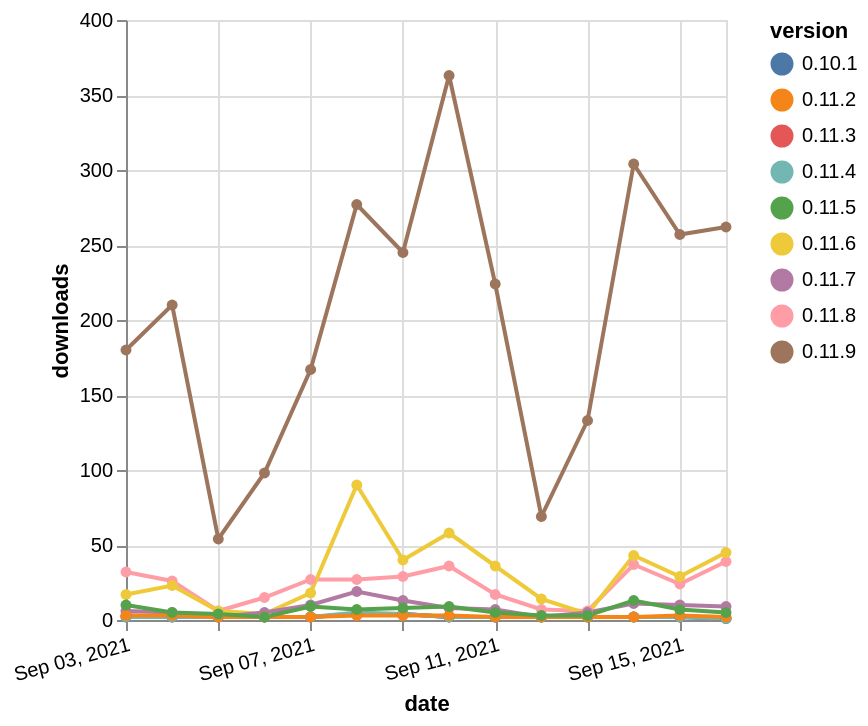

Write a Vega-Lite specification for this figure.
### Vega-Lite specification from a JSON file in a GitHub repository (floating-point values rounded to 4 significant figures)
{"$schema": "https://vega.github.io/schema/vega-lite/v5.json", "description": "A simple bar chart with embedded data.", "data": {"values": [{"date": "2021-09-03", "total": 111784, "delta": 32, "version": "0.11.8"}, {"date": "2021-09-04", "total": 111810, "delta": 26, "version": "0.11.8"}, {"date": "2021-09-05", "total": 111816, "delta": 6, "version": "0.11.8"}, {"date": "2021-09-06", "total": 111831, "delta": 15, "version": "0.11.8"}, {"date": "2021-09-07", "total": 111858, "delta": 27, "version": "0.11.8"}, {"date": "2021-09-08", "total": 111885, "delta": 27, "version": "0.11.8"}, {"date": "2021-09-09", "total": 111914, "delta": 29, "version": "0.11.8"}, {"date": "2021-09-10", "total": 111950, "delta": 36, "version": "0.11.8"}, {"date": "2021-09-11", "total": 111967, "delta": 17, "version": "0.11.8"}, {"date": "2021-09-12", "total": 111974, "delta": 7, "version": "0.11.8"}, {"date": "2021-09-13", "total": 111980, "delta": 6, "version": "0.11.8"}, {"date": "2021-09-14", "total": 112017, "delta": 37, "version": "0.11.8"}, {"date": "2021-09-15", "total": 112041, "delta": 24, "version": "0.11.8"}, {"date": "2021-09-16", "total": 112080, "delta": 39, "version": "0.11.8"}, {"date": "2021-09-03", "total": 3319, "delta": 3, "version": "0.11.3"}, {"date": "2021-09-04", "total": 3321, "delta": 2, "version": "0.11.3"}, {"date": "2021-09-05", "total": 3323, "delta": 2, "version": "0.11.3"}, {"date": "2021-09-06", "total": 3325, "delta": 2, "version": "0.11.3"}, {"date": "2021-09-07", "total": 3327, "delta": 2, "version": "0.11.3"}, {"date": "2021-09-08", "total": 3331, "delta": 4, "version": "0.11.3"}, {"date": "2021-09-09", "total": 3335, "delta": 4, "version": "0.11.3"}, {"date": "2021-09-10", "total": 3337, "delta": 2, "version": "0.11.3"}, {"date": "2021-09-11", "total": 3339, "delta": 2, "version": "0.11.3"}, {"date": "2021-09-12", "total": 3341, "delta": 2, "version": "0.11.3"}, {"date": "2021-09-13", "total": 3343, "delta": 2, "version": "0.11.3"}, {"date": "2021-09-14", "total": 3345, "delta": 2, "version": "0.11.3"}, {"date": "2021-09-15", "total": 3347, "delta": 2, "version": "0.11.3"}, {"date": "2021-09-16", "total": 3348, "delta": 1, "version": "0.11.3"}, {"date": "2021-09-03", "total": 3206, "delta": 2, "version": "0.10.1"}, {"date": "2021-09-04", "total": 3208, "delta": 2, "version": "0.10.1"}, {"date": "2021-09-05", "total": 3210, "delta": 2, "version": "0.10.1"}, {"date": "2021-09-06", "total": 3212, "delta": 2, "version": "0.10.1"}, {"date": "2021-09-07", "total": 3214, "delta": 2, "version": "0.10.1"}, {"date": "2021-09-08", "total": 3218, "delta": 4, "version": "0.10.1"}, {"date": "2021-09-09", "total": 3222, "delta": 4, "version": "0.10.1"}, {"date": "2021-09-10", "total": 3224, "delta": 2, "version": "0.10.1"}, {"date": "2021-09-11", "total": 3226, "delta": 2, "version": "0.10.1"}, {"date": "2021-09-12", "total": 3228, "delta": 2, "version": "0.10.1"}, {"date": "2021-09-13", "total": 3230, "delta": 2, "version": "0.10.1"}, {"date": "2021-09-14", "total": 3232, "delta": 2, "version": "0.10.1"}, {"date": "2021-09-15", "total": 3234, "delta": 2, "version": "0.10.1"}, {"date": "2021-09-16", "total": 3235, "delta": 1, "version": "0.10.1"}, {"date": "2021-09-03", "total": 37171, "delta": 17, "version": "0.11.6"}, {"date": "2021-09-04", "total": 37194, "delta": 23, "version": "0.11.6"}, {"date": "2021-09-05", "total": 37200, "delta": 6, "version": "0.11.6"}, {"date": "2021-09-06", "total": 37204, "delta": 4, "version": "0.11.6"}, {"date": "2021-09-07", "total": 37222, "delta": 18, "version": "0.11.6"}, {"date": "2021-09-08", "total": 37312, "delta": 90, "version": "0.11.6"}, {"date": "2021-09-09", "total": 37352, "delta": 40, "version": "0.11.6"}, {"date": "2021-09-10", "total": 37410, "delta": 58, "version": "0.11.6"}, {"date": "2021-09-11", "total": 37446, "delta": 36, "version": "0.11.6"}, {"date": "2021-09-12", "total": 37460, "delta": 14, "version": "0.11.6"}, {"date": "2021-09-13", "total": 37464, "delta": 4, "version": "0.11.6"}, {"date": "2021-09-14", "total": 37507, "delta": 43, "version": "0.11.6"}, {"date": "2021-09-15", "total": 37536, "delta": 29, "version": "0.11.6"}, {"date": "2021-09-16", "total": 37581, "delta": 45, "version": "0.11.6"}, {"date": "2021-09-03", "total": 9103, "delta": 2, "version": "0.11.4"}, {"date": "2021-09-04", "total": 9105, "delta": 2, "version": "0.11.4"}, {"date": "2021-09-05", "total": 9107, "delta": 2, "version": "0.11.4"}, {"date": "2021-09-06", "total": 9109, "delta": 2, "version": "0.11.4"}, {"date": "2021-09-07", "total": 9111, "delta": 2, "version": "0.11.4"}, {"date": "2021-09-08", "total": 9116, "delta": 5, "version": "0.11.4"}, {"date": "2021-09-09", "total": 9120, "delta": 4, "version": "0.11.4"}, {"date": "2021-09-10", "total": 9122, "delta": 2, "version": "0.11.4"}, {"date": "2021-09-11", "total": 9124, "delta": 2, "version": "0.11.4"}, {"date": "2021-09-12", "total": 9126, "delta": 2, "version": "0.11.4"}, {"date": "2021-09-13", "total": 9128, "delta": 2, "version": "0.11.4"}, {"date": "2021-09-14", "total": 9130, "delta": 2, "version": "0.11.4"}, {"date": "2021-09-15", "total": 9132, "delta": 2, "version": "0.11.4"}, {"date": "2021-09-16", "total": 9133, "delta": 1, "version": "0.11.4"}, {"date": "2021-09-03", "total": 34314, "delta": 6, "version": "0.11.7"}, {"date": "2021-09-04", "total": 34319, "delta": 5, "version": "0.11.7"}, {"date": "2021-09-05", "total": 34321, "delta": 2, "version": "0.11.7"}, {"date": "2021-09-06", "total": 34326, "delta": 5, "version": "0.11.7"}, {"date": "2021-09-07", "total": 34336, "delta": 10, "version": "0.11.7"}, {"date": "2021-09-08", "total": 34355, "delta": 19, "version": "0.11.7"}, {"date": "2021-09-09", "total": 34368, "delta": 13, "version": "0.11.7"}, {"date": "2021-09-10", "total": 34376, "delta": 8, "version": "0.11.7"}, {"date": "2021-09-11", "total": 34383, "delta": 7, "version": "0.11.7"}, {"date": "2021-09-12", "total": 34385, "delta": 2, "version": "0.11.7"}, {"date": "2021-09-13", "total": 34390, "delta": 5, "version": "0.11.7"}, {"date": "2021-09-14", "total": 34401, "delta": 11, "version": "0.11.7"}, {"date": "2021-09-15", "total": 34411, "delta": 10, "version": "0.11.7"}, {"date": "2021-09-16", "total": 34420, "delta": 9, "version": "0.11.7"}, {"date": "2021-09-03", "total": 3885, "delta": 3, "version": "0.11.2"}, {"date": "2021-09-04", "total": 3888, "delta": 3, "version": "0.11.2"}, {"date": "2021-09-05", "total": 3890, "delta": 2, "version": "0.11.2"}, {"date": "2021-09-06", "total": 3892, "delta": 2, "version": "0.11.2"}, {"date": "2021-09-07", "total": 3894, "delta": 2, "version": "0.11.2"}, {"date": "2021-09-08", "total": 3897, "delta": 3, "version": "0.11.2"}, {"date": "2021-09-09", "total": 3900, "delta": 3, "version": "0.11.2"}, {"date": "2021-09-10", "total": 3903, "delta": 3, "version": "0.11.2"}, {"date": "2021-09-11", "total": 3905, "delta": 2, "version": "0.11.2"}, {"date": "2021-09-12", "total": 3907, "delta": 2, "version": "0.11.2"}, {"date": "2021-09-13", "total": 3909, "delta": 2, "version": "0.11.2"}, {"date": "2021-09-14", "total": 3911, "delta": 2, "version": "0.11.2"}, {"date": "2021-09-15", "total": 3914, "delta": 3, "version": "0.11.2"}, {"date": "2021-09-16", "total": 3916, "delta": 2, "version": "0.11.2"}, {"date": "2021-09-03", "total": 122450, "delta": 180, "version": "0.11.9"}, {"date": "2021-09-04", "total": 122660, "delta": 210, "version": "0.11.9"}, {"date": "2021-09-05", "total": 122714, "delta": 54, "version": "0.11.9"}, {"date": "2021-09-06", "total": 122812, "delta": 98, "version": "0.11.9"}, {"date": "2021-09-07", "total": 122979, "delta": 167, "version": "0.11.9"}, {"date": "2021-09-08", "total": 123256, "delta": 277, "version": "0.11.9"}, {"date": "2021-09-09", "total": 123501, "delta": 245, "version": "0.11.9"}, {"date": "2021-09-10", "total": 123864, "delta": 363, "version": "0.11.9"}, {"date": "2021-09-11", "total": 124088, "delta": 224, "version": "0.11.9"}, {"date": "2021-09-12", "total": 124157, "delta": 69, "version": "0.11.9"}, {"date": "2021-09-13", "total": 124290, "delta": 133, "version": "0.11.9"}, {"date": "2021-09-14", "total": 124594, "delta": 304, "version": "0.11.9"}, {"date": "2021-09-15", "total": 124851, "delta": 257, "version": "0.11.9"}, {"date": "2021-09-16", "total": 125113, "delta": 262, "version": "0.11.9"}, {"date": "2021-09-03", "total": 57998, "delta": 10, "version": "0.11.5"}, {"date": "2021-09-04", "total": 58003, "delta": 5, "version": "0.11.5"}, {"date": "2021-09-05", "total": 58007, "delta": 4, "version": "0.11.5"}, {"date": "2021-09-06", "total": 58009, "delta": 2, "version": "0.11.5"}, {"date": "2021-09-07", "total": 58018, "delta": 9, "version": "0.11.5"}, {"date": "2021-09-08", "total": 58025, "delta": 7, "version": "0.11.5"}, {"date": "2021-09-09", "total": 58033, "delta": 8, "version": "0.11.5"}, {"date": "2021-09-10", "total": 58042, "delta": 9, "version": "0.11.5"}, {"date": "2021-09-11", "total": 58047, "delta": 5, "version": "0.11.5"}, {"date": "2021-09-12", "total": 58050, "delta": 3, "version": "0.11.5"}, {"date": "2021-09-13", "total": 58053, "delta": 3, "version": "0.11.5"}, {"date": "2021-09-14", "total": 58066, "delta": 13, "version": "0.11.5"}, {"date": "2021-09-15", "total": 58073, "delta": 7, "version": "0.11.5"}, {"date": "2021-09-16", "total": 58078, "delta": 5, "version": "0.11.5"}]}, "width": "container", "mark": {"type": "line", "point": {"filled": true}}, "encoding": {"x": {"field": "date", "type": "temporal", "timeUnit": "yearmonthdate", "title": "date", "axis": {"labelAngle": -15}}, "y": {"field": "delta", "type": "quantitative", "title": "downloads"}, "color": {"field": "version", "type": "nominal"}, "tooltip": {"field": "delta"}}}
